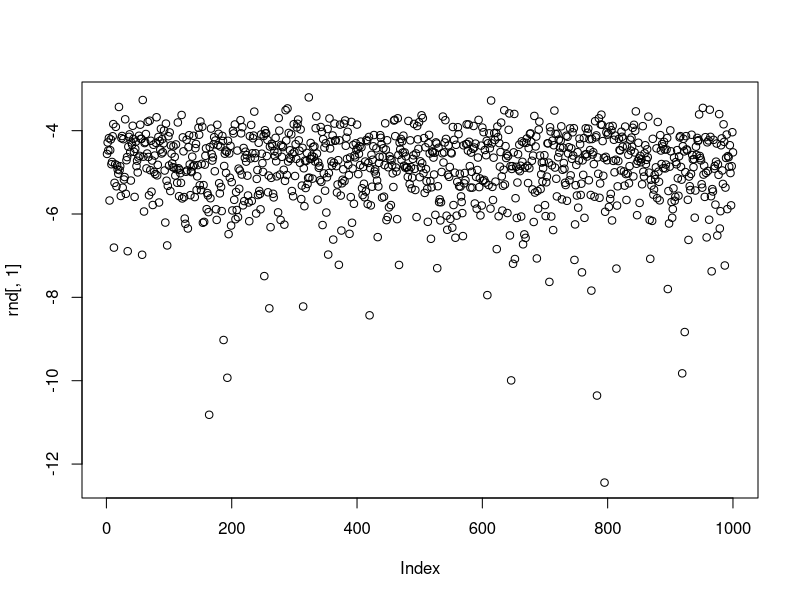
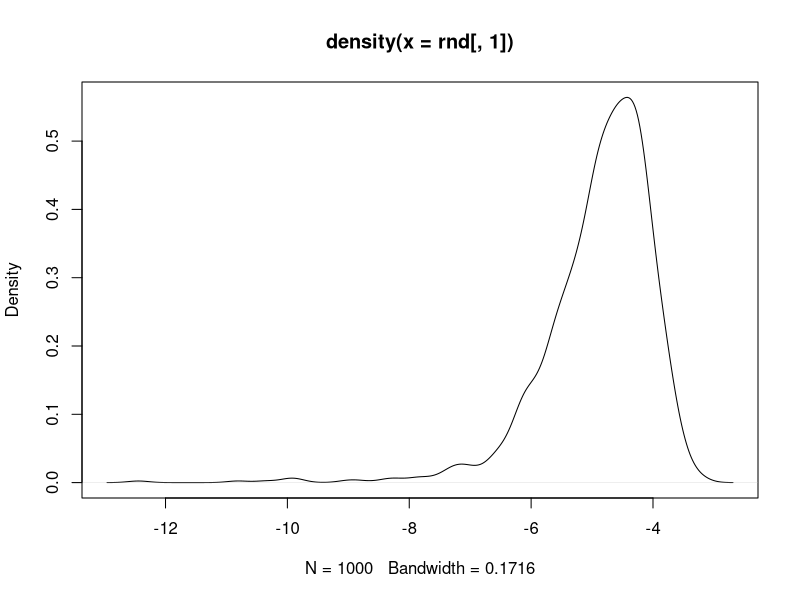
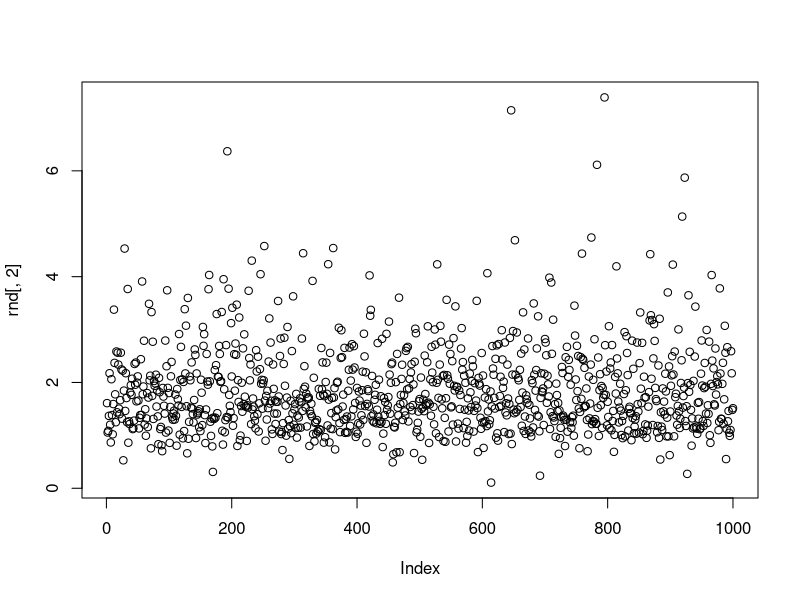
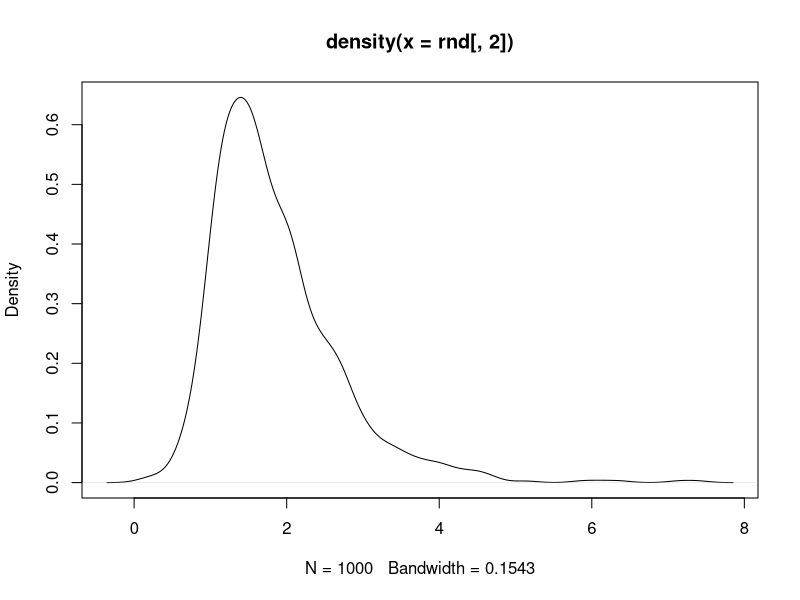

Recreate these plots in R, in order.
library(sn)
# https://cran.r-project.org/web/packages/sn/sn.pdf

xi <- c(-4, 1)
Omega <- matrix(c(1,0,0,.83), byrow = T, ncol = 2)
Omega[2,1] <- Omega[1,2] <- -0.8
alpha <- c(-3.5,4)
rnd <- rmst(1000,  xi, Omega, alpha, 6)

plot(rnd[,1])
plot(density(rnd[,1]))
mean(rnd[,1])

plot(rnd[,2])
plot(density(rnd[,2]))
mean(rnd[,2])
min(rnd[,2])

cor.test(rnd[,1], rnd[,2])
